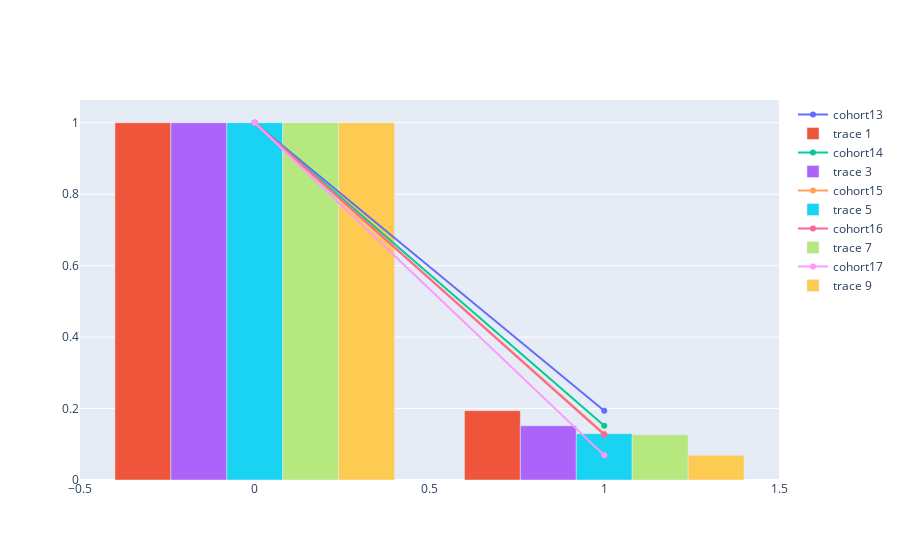

Notebook code for this chart:
### Code cell
fig = go.Figure()

for cohort, group in df1.groupby("cohort"):
    fig.add_trace(
        go.Scatter(
            x=group['year'],
            y=group['percentage of donors'],
            name=cohort
        ))

    fig.add_trace(
        go.Bar(
            x=group['year'],
            y=group['percentage of donors']
        ))

fig.show()

### Figure 1 — Plotly figure (JSON) as saved in the notebook; plotly's stock layout.template omitted (floating-point values rounded to 4 significant figures)
{"data": [{"name": "cohort13", "type": "scatter", "x": [0, 1], "y": [1, 0.1941]}, {"type": "bar", "x": [0, 1], "y": [1, 0.1941]}, {"name": "cohort14", "type": "scatter", "x": [0, 1], "y": [1, 0.1518]}, {"type": "bar", "x": [0, 1], "y": [1, 0.1518]}, {"name": "cohort15", "type": "scatter", "x": [0, 1], "y": [1, 0.1297]}, {"type": "bar", "x": [0, 1], "y": [1, 0.1297]}, {"name": "cohort16", "type": "scatter", "x": [0, 1], "y": [1, 0.1269]}, {"type": "bar", "x": [0, 1], "y": [1, 0.1269]}, {"name": "cohort17", "type": "scatter", "x": [0, 1], "y": [1, 0.06894]}, {"type": "bar", "x": [0, 1], "y": [1, 0.06894]}], "layout": {}}
